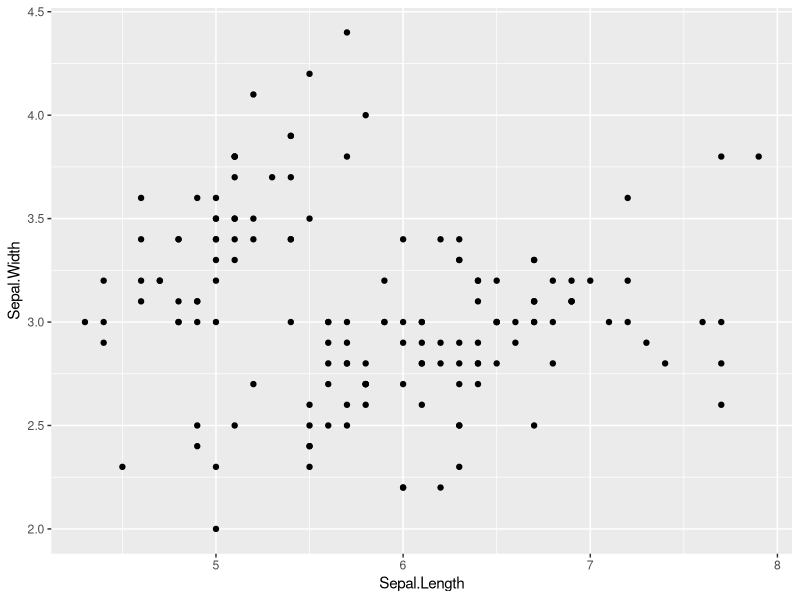
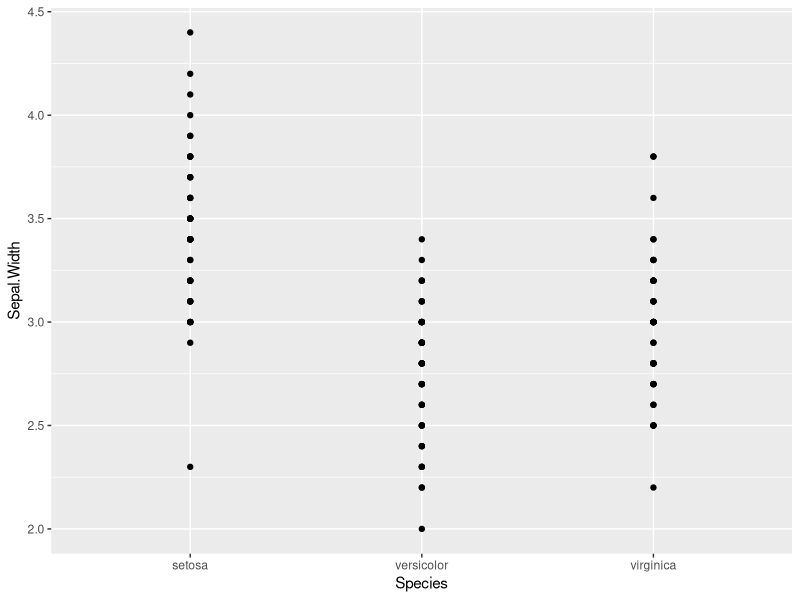
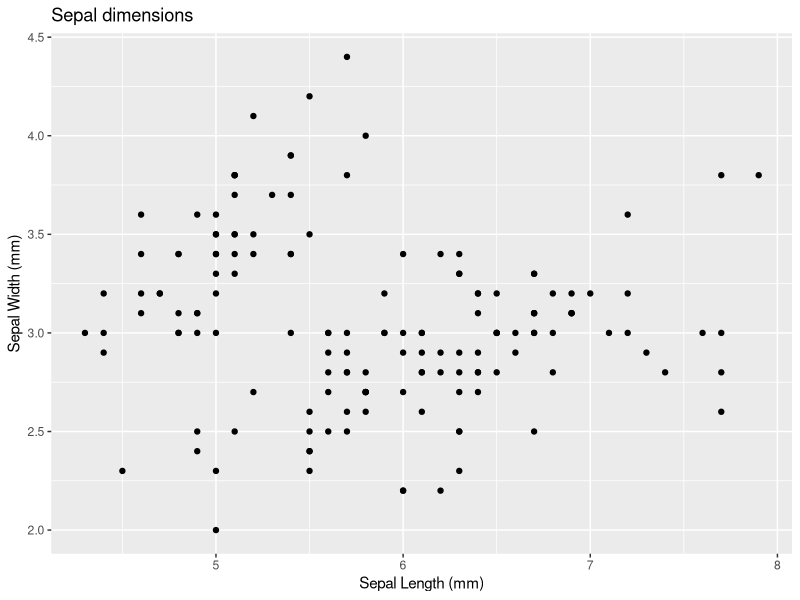
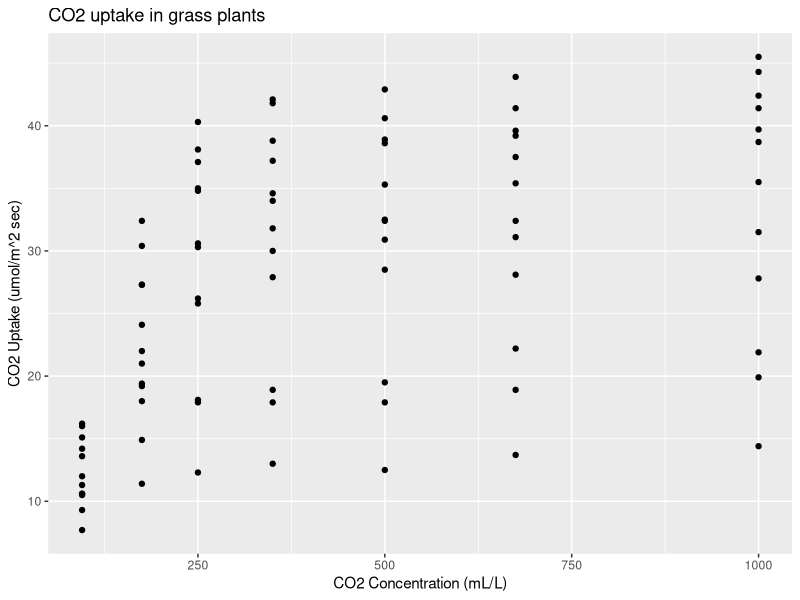

The R script that drew these images, in order:
## ---- chunk 1
library(ggplot2)
## ---- chunk 2
qplot(data = iris,
        x = Sepal.Length,
        y = Sepal.Width)
## ---- chunk 3
qplot(data = iris,
        x = Species,
        y = Sepal.Width)
## ---- chunk 4
qplot(data = iris,
        x = Sepal.Length,
        xlab = "Sepal Length (mm)",
        y = Sepal.Width,
        ylab = "Sepal Width (mm)",
        main = "Sepal dimensions")
## ---- chunk 5
qplot(data = CO2,
        x = conc,
        xlab = "CO2 Concentration (mL/L)",
        y = uptake,
        ylab = "CO2 Uptake (umol/m^2 sec)",
        main = "CO2 uptake in grass plants")
